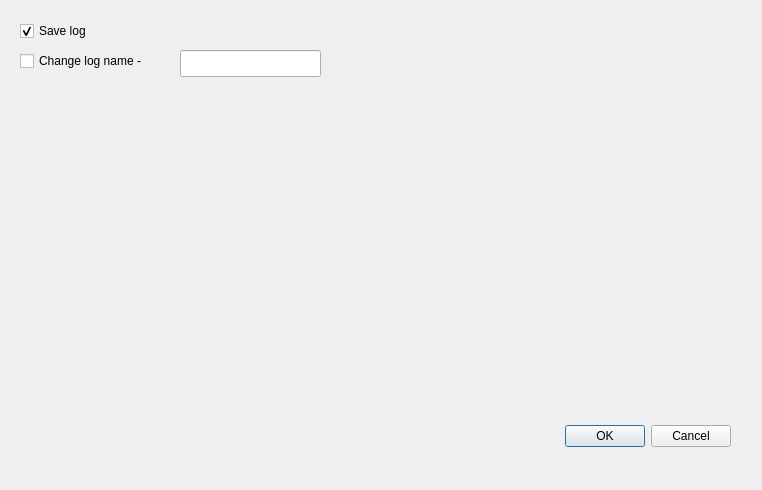
<?xml version="1.0" encoding="UTF-8"?>
<ui version="4.0">
 <class>Log_setting</class>
 <widget class="QDialog" name="Log_setting">
  <property name="geometry">
   <rect>
    <x>0</x>
    <y>0</y>
    <width>762</width>
    <height>490</height>
   </rect>
  </property>
  <property name="windowTitle">
   <string>Dialog</string>
  </property>
  <widget class="QDialogButtonBox" name="buttonBox">
   <property name="geometry">
    <rect>
     <x>560</x>
     <y>420</y>
     <width>171</width>
     <height>32</height>
    </rect>
   </property>
   <property name="orientation">
    <enum>Qt::Horizontal</enum>
   </property>
   <property name="standardButtons">
    <set>QDialogButtonBox::Cancel|QDialogButtonBox::Ok</set>
   </property>
  </widget>
  <widget class="QCheckBox" name="Save_log">
   <property name="geometry">
    <rect>
     <x>20</x>
     <y>20</y>
     <width>101</width>
     <height>22</height>
    </rect>
   </property>
   <property name="text">
    <string>Save log</string>
   </property>
   <property name="checked">
    <bool>true</bool>
   </property>
  </widget>
  <widget class="QCheckBox" name="Log_name">
   <property name="geometry">
    <rect>
     <x>20</x>
     <y>50</y>
     <width>151</width>
     <height>22</height>
    </rect>
   </property>
   <property name="text">
    <string>Change log name -</string>
   </property>
  </widget>
  <widget class="QLineEdit" name="log_name_line">
   <property name="geometry">
    <rect>
     <x>180</x>
     <y>50</y>
     <width>141</width>
     <height>27</height>
    </rect>
   </property>
  </widget>
 </widget>
 <resources/>
 <connections>
  <connection>
   <sender>buttonBox</sender>
   <signal>accepted()</signal>
   <receiver>Log_setting</receiver>
   <slot>accept()</slot>
   <hints>
    <hint type="sourcelabel">
     <x>248</x>
     <y>254</y>
    </hint>
    <hint type="destinationlabel">
     <x>157</x>
     <y>274</y>
    </hint>
   </hints>
  </connection>
  <connection>
   <sender>buttonBox</sender>
   <signal>rejected()</signal>
   <receiver>Log_setting</receiver>
   <slot>reject()</slot>
   <hints>
    <hint type="sourcelabel">
     <x>316</x>
     <y>260</y>
    </hint>
    <hint type="destinationlabel">
     <x>286</x>
     <y>274</y>
    </hint>
   </hints>
  </connection>
 </connections>
</ui>
